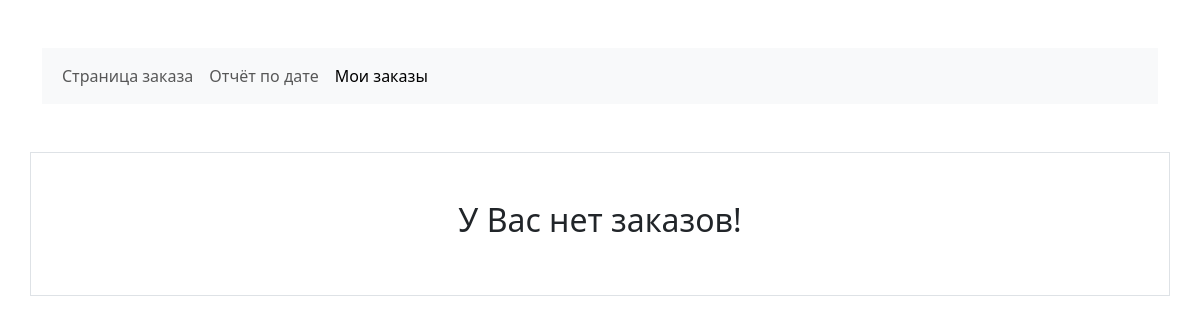
The page /my-orders/ (signed in) on the database as committed earlier.
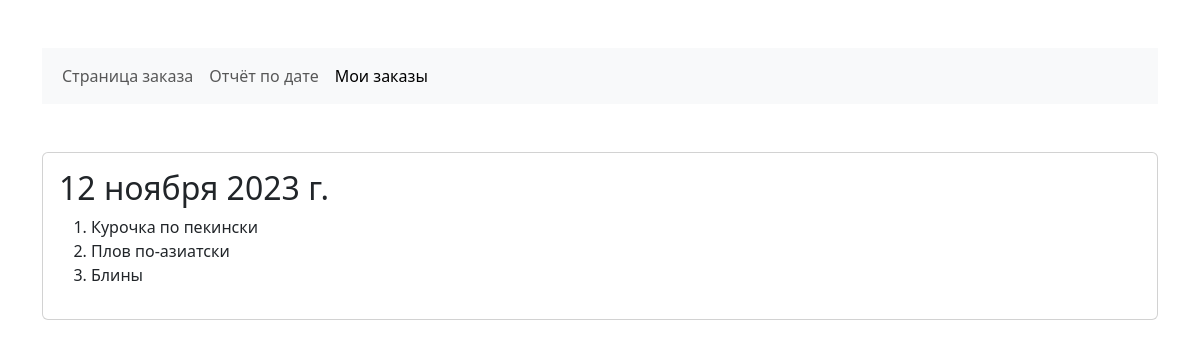
The same page on the database as committed later.
### app/models.py (models this page shows, shortened)
class OrderModel(models.Model):
	date = models.DateField('Дата')
	user = models.ForeignKey(User, models.CASCADE, 'orders', verbose_name='Пользователь')
	class Meta:
		ordering = ['-date']
		verbose_name = 'Заказ'
		verbose_name_plural = 'Заказы(ов)'

class OrderDishModel(models.Model):
	order = models.ForeignKey(OrderModel, models.CASCADE, 'list', verbose_name='Заказ')
	dish = models.ForeignKey(DishModel, models.CASCADE, 'list', verbose_name='Блюдо')
	class Meta:
		verbose_name = 'Меню пользователя'
		verbose_name_plural = 'Меню пользователя'

class DishModel(models.Model):
	title = models.CharField(max_length=32, verbose_name='Название')
	ingredients = models.CharField(max_length=100, verbose_name='Ингредиенты')
	price = models.FloatField(verbose_name='Цена за единицу')
	class Meta:
		verbose_name = 'Блюдо'
		verbose_name_plural = 'Блюд(о-а)'

### app/views.py (the view)
# urls.py: path('my-orders/', v.my_orders, name='my-orders'),
def my_orders(request):
	if request.user.is_authenticated:
		orders = OrderModel.objects.filter(user=request.user)
		obj_per_page = 1
		orders = Paginator(orders, obj_per_page)
		page_number = request.GET.get('page')
		orders = orders.get_page(page_number)
		data = {
			'title': 'Мои заказы',
			'orders': orders
		}
		return render(request, 'my-orders.html', data)
	return render(request, 'not_auth.html')

### templates/my-orders.html (shortened to what this page needs)
{% extends 'base.html' %}
{% block content %}
{% if orders %}
<div class="container my-5">
	<div class="card">
		<div class="card-body">
			{% for order in orders %}
			<h2>{{ order.date }}</h2>
			<ol>
				{% for o in order.list.all %}
				<li>{{ o.dish.title }}</li>
				{% endfor %}
			</ol>
			{% endfor %}
		</div>
	</div>
</div>
{% else %}
<div class="container my-5 p-5 border text-center">
	<h2>У Вас нет заказов!</h2>
</div>
{% endif %}
{% endblock %}

### templates/base.html (shortened to what this page needs)
{% load django_bootstrap5 %}
<!doctype html>
<html lang="ru">
<head>
</head>
<body>
<div class="container my-5">
{% include 'nav.html' %}
</div>
{% block content %}{% endblock %}
{% bootstrap_css %}
</body>
</html>

### templates/nav.html (shortened to what this page needs)
  <nav class="navbar navbar-expand-lg bg-body-tertiary">
  <div class="container-fluid">
    <div class="collapse navbar-collapse" id="navbarNav">
      <ul class="navbar-nav">
        <li class="nav-item">
          <a class="nav-link
            " href="{% url 'order' %}">Страница заказа</a>
        </li>
        <li class="nav-item">
          <a class="nav-link
            " href="{% url 'date' %}">Отчёт по дате</a>
        </li>
        <li class="nav-item">
          <a class="nav-link
            {% if request.resolver_match.view_name == 'my-orders' %}
            active
            {% endif %}" href="{% url 'my-orders' %}">Мои заказы</a>
        </li>
      </ul>
    </div>
  </div>
</nav>

Rows that differ between the two databases and show on the page:
added OrderModel: date "12 ноября 2023 г."
added OrderDishModel: dish "Курочка по пекински"
added OrderDishModel: dish "Плов по-азиатски"
added OrderDishModel: dish "Блины"
Other text that changed with them:
text no longer shown: "У Вас нет заказов!"
